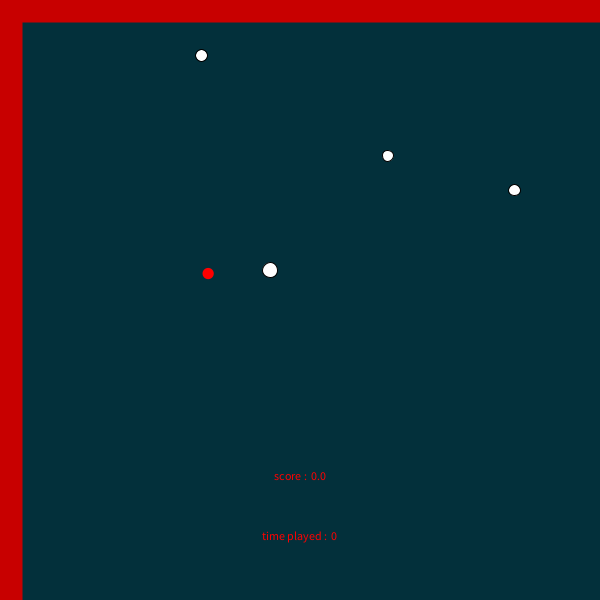
Frame 1 (no input)
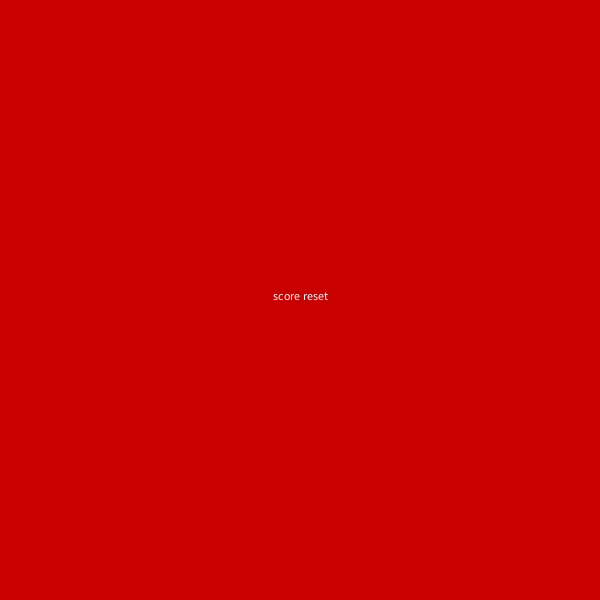
Frame 60 (the mouse pressed at the canvas centre just before this capture)
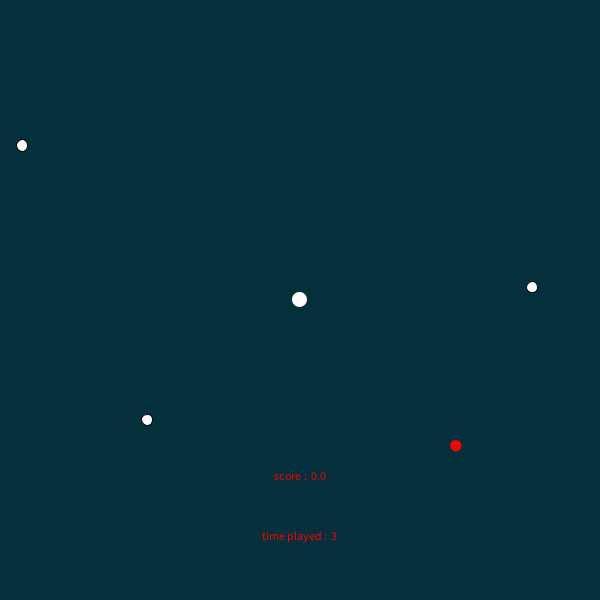
Frame 120 (the mouse held since frame 60 and released just before this capture)

The Processing sketch that drew these frames (run headless with seeded random() and noise(); from frame 60 on, the mouse is pressed at the canvas centre):

// Processing sketch: processing_74215
// ── processing_74215.pde

//kevin hyun khyun
//copyright 2012
float easeX, easeY, inc;
float r, g, b; //color
float bs; //ball size
float boundSize, buff; //warning rectangle size paramters

float obs1X, obs1Y, obs1XSpeed, obs1YSpeed; //parameters for obstacle 1
float obs2X, obs2Y, obs2XSpeed, obs2YSpeed; //parameters for obstacle 2
float obs3X, obs3Y, obs3XSpeed, obs3YSpeed; //parameters for obstacle 3
float obs4X, obs4Y, obs4XSpeed, obs4YSpeed; //parameters for obstacle 4

float score;

void setup()
{
  size(600, 600);
  smooth();
  noCursor();
  bs = width/40;
  boundSize = bs * 1.5;
  buff = 10;
  easeX = width/2;
  easeY = height/2;
  inc = .1;

  obs1X = random(width);
  obs1Y = random(height);
  obs1XSpeed = width * random(.01, .03);
  obs1YSpeed = height * random(.01, .04);

  obs2X = random(width);
  obs2Y = random(height);
  obs2XSpeed = width * random(.02, .04);
  obs2YSpeed = height * random(.02, .03);

  obs3X = random(width);
  obs3Y = random(height);
  obs3XSpeed = width * random(.02, .03);
  obs3YSpeed = height * random(.02, .04);

  obs4X = random(width);
  obs4Y = random(height);
  obs4XSpeed = width * random(.001, .005);
  obs4YSpeed = height * random(.002, .006);

  r = 3;
  g = 48;
  b = 59;
}

void draw()
{
  prepWindow();
  easeBall();
  obs1();
  obs2();
  obs3();
  obs4();
  text();
  warningBar();
  collisionObs1();
  collisionObs2();
  collisionObs3();
  collisionObs4();
  moveobs1();
  moveobs2();
  moveobs3();
  moveobs4();
  resetScore();
}

void moveobs4()
{
  obs4X = obs4X + obs4XSpeed;

  if (obs4X > width || obs4X < 0)
  {
    obs4XSpeed = (-1 * obs4XSpeed);
  }

  obs4Y = obs4Y + obs4YSpeed;

  if (obs4Y > height || obs4Y < 0)
  {
    obs4YSpeed = (-1 * obs4YSpeed);
  }
}

void moveobs3()
{
  obs3X = obs3X + obs3XSpeed;

  if (obs3X > width || obs3X < 0)
  {
    obs3XSpeed = (-1 * obs3XSpeed);
  }

  obs3Y = obs3Y + obs3YSpeed;

  if (obs3Y > height || obs3Y < 0)
  {
    obs3YSpeed = (-1 * obs3YSpeed);
  }
}

void moveobs2()
{
  obs2X = obs2X + obs2XSpeed;

  if (obs2X > width || obs2X < 0)
  {
    obs2XSpeed = (-1 * obs2XSpeed);
  }

  obs2Y = obs2Y + obs2YSpeed;

  if (obs2Y > height || obs2Y < 0)
  {
    obs2YSpeed = (-1 * obs2YSpeed);
  }
}

void moveobs1()
{
  obs1X = obs1X + obs1XSpeed;

  if (obs1X > width || obs1X < 0)
  {
    obs1XSpeed = (-1 * obs1XSpeed);
  }

  obs1Y = obs1Y + obs1YSpeed;

  if (obs1Y > height || obs1Y < 0)
  {
    obs1YSpeed = (-1 * obs1YSpeed);
  }
}

void obs4()
{
  noStroke();
  fill(255, 0, 0);
  ellipse(obs4X, obs4Y, ((3*bs) /4), ((3*bs) /4));
}

void obs3()
{
  stroke(0);
  fill(255);
  ellipse(obs3X, obs3Y, ((3*bs) /4), ((3*bs) /4));
}

void obs2()
{
  stroke(0);
  fill(255);
  ellipse(obs2X, obs2Y, ((3*bs) /4), ((3*bs) /4));
}

void obs1()
{
  stroke(0);
  fill(255);
  ellipse(obs1X, obs1Y, ((3*bs) /4), ((3*bs) /4));
}

void text()
{
  //time played
  textAlign(CENTER);
  text("time played :  " + millis()/1000, width/2, height*.9);
  text("score :  " + score, width/2, height* .8);
}


void prepWindow()
{
  background(r, g, b);
}

void easeBall()
{
  fill(255);
  easeX = easeX + (mouseX - easeX)*inc;
  easeY = easeY + (mouseY -easeY)*inc;

  ellipse(easeX, easeY, bs, bs);
}

void collisionObs1()
{
  float d = dist(mouseX, mouseY, obs1X, obs1Y);
  if (d < bs + buff/2)
  {
    background(200, 0, 0);
    obs1X = random(width);
    obs1Y = random(height);
    obs1XSpeed = width * random(.01, .03);
    obs1YSpeed = height * random(.01, .04);

    obs2X = random(width);
    obs2Y = random(height);
    obs2XSpeed = width * random(.02, .04);
    obs2YSpeed = height * random(.02, .03);

    obs3X = random(width);
    obs3Y = random(height);
    obs3XSpeed = width * random(.02, .03);
    obs3YSpeed = height * random(.02, .04);

    obs4X = random(width);
    obs4Y = random(height);
    obs4XSpeed = width * random(.001, .005);
    obs4YSpeed = height * random(.002, .006);

    score = score-1;
  }
}

void collisionObs2()
{
  float d = dist(mouseX, mouseY, obs2X, obs2Y);
  if (d < bs + buff/2)
  {
    background(200, 0, 0);
    obs1X = random(width);
    obs1Y = random(height);
    obs1XSpeed = width * random(.01, .03);
    obs1YSpeed = height * random(.01, .04);

    obs2X = random(width);
    obs2Y = random(height);
    obs2XSpeed = width * random(.02, .04);
    obs2YSpeed = height * random(.02, .03);

    obs3X = random(width);
    obs3Y = random(height);
    obs3XSpeed = width * random(.02, .03);
    obs3YSpeed = height * random(.02, .04);

    obs4X = random(width);
    obs4Y = random(height);
    obs4XSpeed = width * random(.001, .005);
    obs4YSpeed = height * random(.002, .006);

    score = score-1;
  }
}

void collisionObs3()
{
  float d = dist(mouseX, mouseY, obs3X, obs3Y);
  if (d < bs + buff/2)
  {
    background(200, 0, 0);
    obs1X = random(width);
    obs1Y = random(height);
    obs1XSpeed = width * random(.01, .03);
    obs1YSpeed = height * random(.01, .04);

    obs2X = random(width);
    obs2Y = random(height);
    obs2XSpeed = width * random(.02, .04);
    obs2YSpeed = height * random(.02, .03);

    obs3X = random(width);
    obs3Y = random(height);
    obs3XSpeed = width * random(.02, .03);
    obs3YSpeed = height * random(.02, .04);

    obs4X = random(width);
    obs4Y = random(height);
    obs4XSpeed = width * random(.001, .005);
    obs4YSpeed = height * random(.002, .006);

    score = score-1;
  }
}

void collisionObs4()
{
  float d = dist(mouseX, mouseY, obs4X, obs4Y);
  if (d < bs + buff/2)
  {
    textAlign(CENTER);
    text("HIT!", width/2, height/2);

    score = score+1;
  }
}

void warningBar()
{
  noStroke();
  if (mouseX <= boundSize + buff)
  {
    fill(200, 0, 0);
    rect(0, 0, boundSize, height);
  }

  if (mouseX >= (width - (boundSize + buff)))
  {
    fill(200, 0, 0);
    rect( (width-boundSize), 0, (width-boundSize), height);
  }

  if (mouseY <= boundSize + buff)
  {
    fill(200, 0, 0);
    rect(0, 0, width, boundSize );
  }

  if (mouseY >= (width - (boundSize + buff)))
  {
    fill(200, 0, 0);
    rect(0, (width - boundSize), width, height);
  }
}

void resetScore()
{
  if (easeX <= boundSize || easeX >= (width - boundSize) || easeY <= boundSize || easeY >= (width - boundSize) )
  {
    background(200, 0, 0);
    fill(255);
    text("score reset", width/2, height/2);
    score = 0;
  }
}
